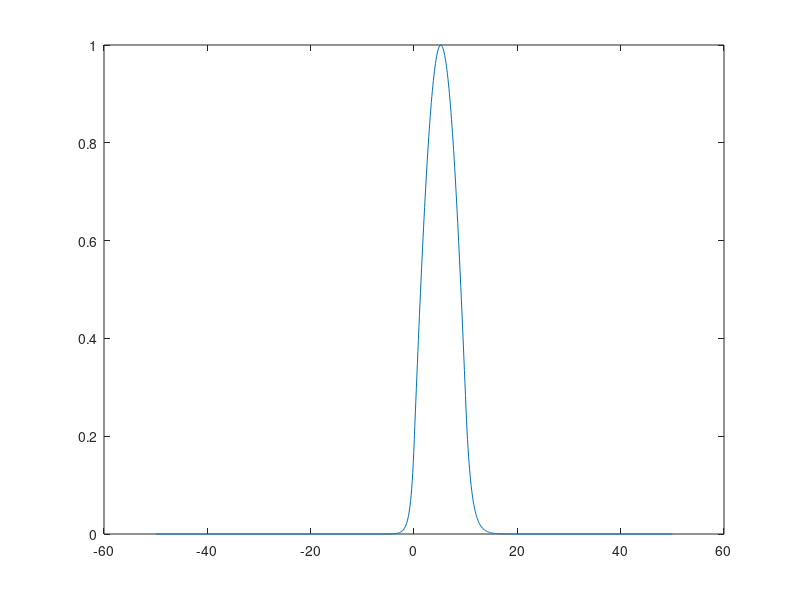

The MATLAB source for this figure:
function grinwg

n=1.8;
ns=1.5;
nc=1.0;
d=10.0;

xmin=-50.0;
xmax=50.0;
N=1000;

p=2.0;
err=0.00001;
% -----------------------
Nef1=0;
Nef=1;

D=(xmax-xmin)/(N-1);
x=(xmin:D:xmax);

p=p^2*D^2;

nx2=step_index(x,n,ns,nc,d);
psi=ones(N,1);
%plot(x,nx2);

while(abs(Nef-Nef1)>=err)
b=-2.0+D^2*nx2-p;
a=ones(N-1,1);
A=diag(b)+diag(a,-1)+diag(a,1);

phi=A\psi;
[m j]=max(abs(phi));
r=phi(j);
psi=phi/r;
Nef1=Nef;
Nef=sqrt((p+1.0/r)/D^2);
p=p+1.0/r;

disp(Nef);

plot(x,psi);
pause;
end
%disp(A);

function nx2=step_index(x,n,ns,nc,d)
    nx2=x;
    I1=find(x<0);
    I2=find(x>=0 & x<=d);
    I3=find(x>d);
    nx2(I1)=nc^2;
    nx2(I2)=n^2;
    nx2(I3)=ns^2;
